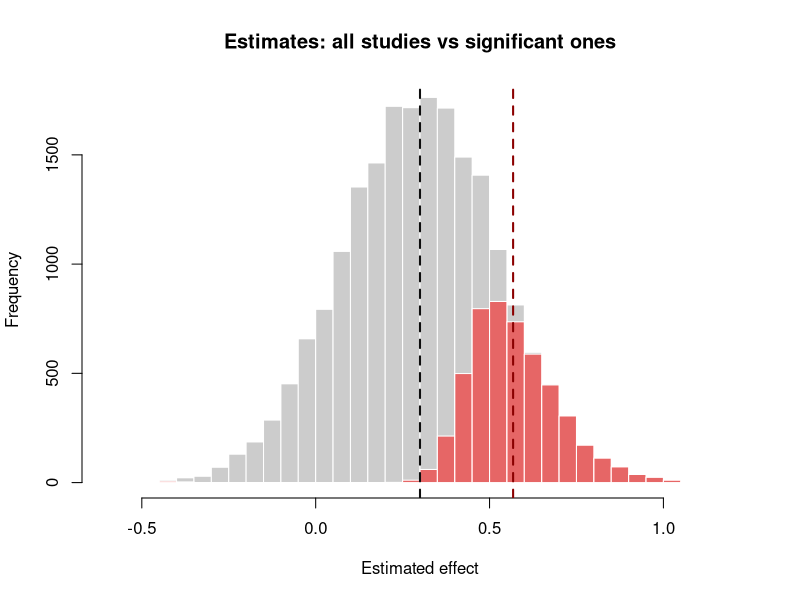
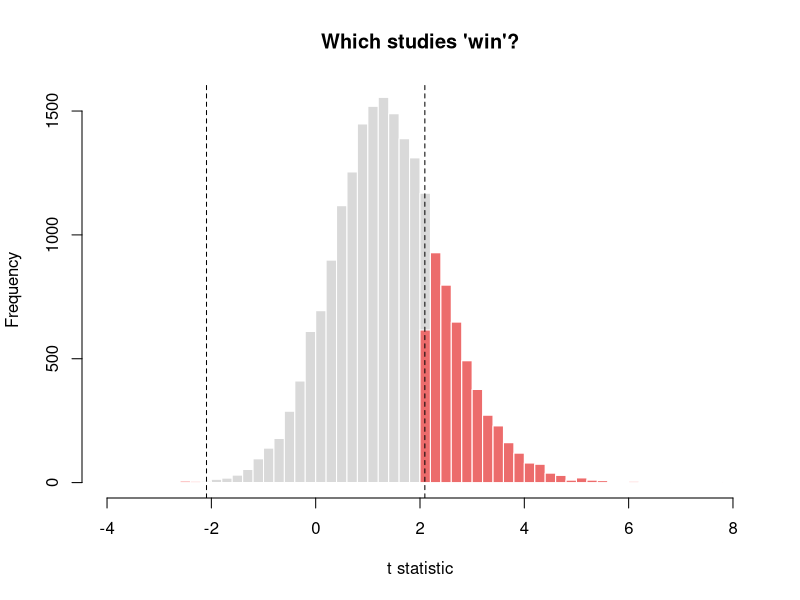
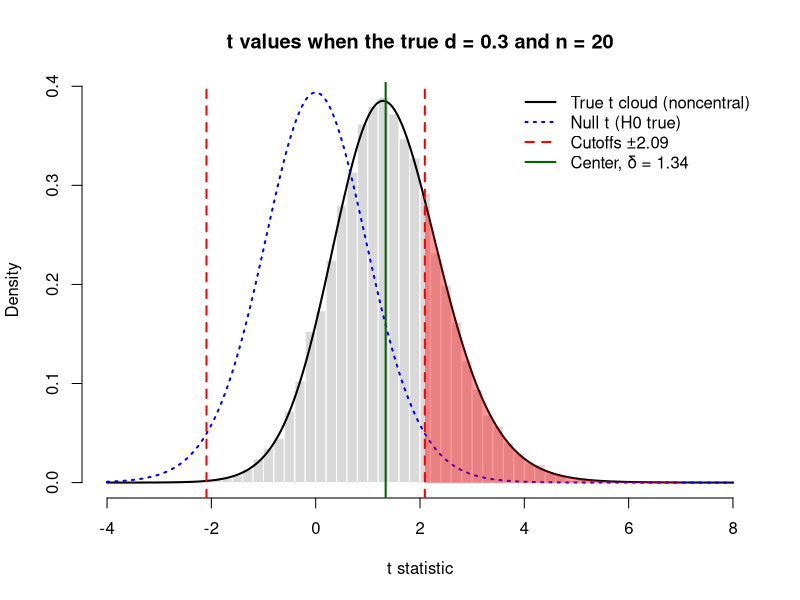

Here is the R script that generated these plots, in order:
## ---- chunk 1
knitr::opts_chunk$set(echo = TRUE)
## ---- chunk 2
set.seed(3)
res <- replicate(20000, {
  x  <- rnorm(20, mean = 0.3, sd = 1)
  tt <- t.test(x, mu = 0)
  c(p = tt$p.value, estimate = mean(x))
})

sig <- res["p", ] < 0.05

round(c(true_effect          = 0.3,
        power                = mean(sig),
        mean_estimate_all    = mean(res["estimate", ]),
        mean_estimate_if_sig = mean(res["estimate", sig])), 3)
## ---- chunk 3
est <- res["estimate", ]
hist(est, breaks = 60, col = "gray80", border = "white",
     main = "Estimates: all studies vs significant ones", xlab = "Estimated effect") # distribution of all samples
hist(est[sig], breaks = 60, col = rgb(1, 0, 0, 0.5), border = "white", add = TRUE) # distribution of samples with p < 0.05
abline(v = 0.3, lty = 2, lwd = 2, col = "grey5") # mean of all samples
abline(v = mean(res["estimate", sig]), lty = 2, lwd = 2, col = 'darkred') # mean of samples with p < 0.05

## ---- chunk 4

set.seed(3)
t_vals <- replicate(20000, t.test(rnorm(20, mean = 0.3, sd = 1), mu = 0)$statistic)

crit <- qt(0.975, df = 19)     # 2.093
ncp  <- 0.3 * sqrt(20)         # 1.342, center of the t cloud
mean(abs(t_vals) > crit)       # simulated power, ~0.247


sig <- abs(t_vals) > crit
hist(t_vals, breaks = 60, col = "gray85", border = "white", xlim = c(-4, 8),
     xlab = "t statistic", main = "Which studies 'win'?") # all samples
hist(t_vals[sig], breaks = 60, col = rgb(1, 0, 0, 0.5), border = "white", add = TRUE) # significant samples
abline(v = c(-crit, crit), lty = 2) # critical values to reject null
## ---- chunk 5

# T Distributions of Winner's Curse Simulation ---------------------------------
# Histogram of the null value
# Critical values based on null

# Histogram of sampling and its center
# Significant samples (above cut off) highlighted 


# Histogram of the simulated t values
hist(t_vals, breaks = 60, freq = FALSE, col = "gray85", border = "white",
     xlim = c(-4, 8), xlab = "t statistic",
     main = "t values when the true d = 0.3 and n = 20")

# Exact noncentral t curve (the cloud the histogram is estimating)
x <- seq(-4, 8, length.out = 1000)
lines(x, dt(x, df = 19, ncp = ncp), lwd = 2)

# Null t curve for reference (where the cutoffs come from)
lines(x, dt(x, df = 19), lwd = 2, lty = 3, col = "blue")

# Cutoffs
abline(v = c(-crit, crit), lty = 2, col = "red", lwd = 2)

# Center of the cloud
abline(v = ncp, lty = 1, col = "darkgreen", lwd = 2)

# Shade the part of the noncentral curve beyond the upper cutoff (the "wins")
xr <- x[x >= crit]
polygon(c(crit, xr, max(xr)), c(0, dt(xr, 19, ncp = ncp), 0),
        col = rgb(1, 0, 0, 0.4), border = NA)

legend("topright", bty = "n", lwd = 2, lty = c(1, 3, 2, 1),
       col = c("black", "blue", "red", "darkgreen"),
       legend = c("True t cloud (noncentral)", "Null t (H0 true)",
                  "Cutoffs ±2.09", "Center, δ = 1.34"))
